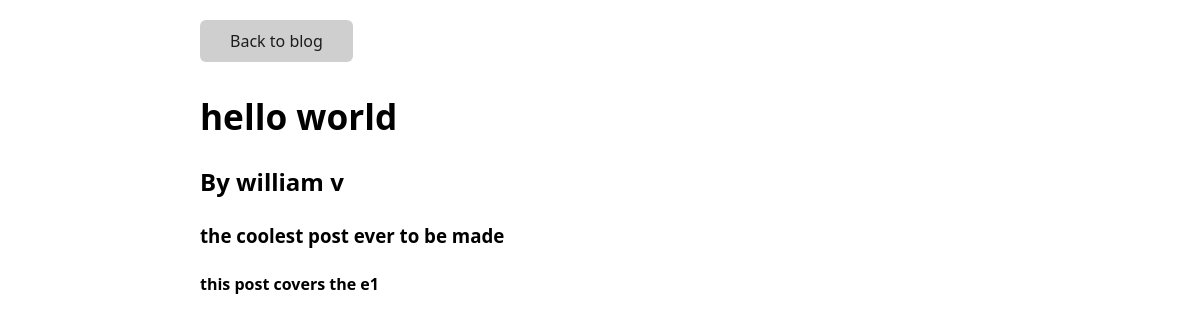
The page /blog/williams-blog/hello-world (signed in) on the database its author committed.
### tables this page shows
CREATE TABLE posts (id INTEGER PRIMARY KEY AUTOINCREMENT, title TEXT NOT NULL, slug TEXT NOT NULL, subtitle TEXT, description TEXT, content TEXT NOT NULL, author INTEGER NOT NULL, blog INTEGER NOT NULL, history TEXT, created_at INTEGER NOT NULL, updated_at INTEGER NOT NULL);

CREATE TABLE users (id INTEGER PRIMARY KEY AUTOINCREMENT, username TEXT KEY, password TEXT NOT NULL, email TEXT NOT NULL, first_name TEXT, last_name TEXT, pfp_url TEXT, created_at INTEGER NOT NULL, updated_at INTEGER NOT NULL);

### __init__.py (the view)
@app.route('/blog/<blog_slug>/<post_slug>')
def view_post(blog_slug, post_slug):
    username = flask.session.get('username')
    blog = blog_table.get(cursor=connection.cursor(), slug=blog_slug)
    blog_user = user_table.get(cursor=connection.cursor(), id=blog[6])
    post = post_table.get(cursor=connection.cursor(), slug=post_slug)
    if post is None:
        return flask.abort(404)
    user = user_table.get(cursor=connection.cursor(), username=username)
    return render_post.build_page(username=username, blog=blog, post=post, user=user, blog_user=blog_user)

### database/blog.py (called while the page is built)
def get(cursor, **kwargs):
    query = "SELECT * FROM blogs WHERE "
    for key, value in kwargs.items():
        query += "{} = '{}' AND ".format(key, value)
    query = query[:-5]
    cursor.execute(query)
    blog = cursor.fetchone()
    return blog

### database/post.py (called while the page is built)
def get(cursor, **kwargs):
    query = "SELECT * FROM posts WHERE "
    for key, value in kwargs.items():
        query += "{} = '{}' AND ".format(key, value)
    query = query[:-5]
    cursor.execute(query)
    post = cursor.fetchone()
    return post

### database/user.py (called while the page is built)
def get(cursor, **kwargs):
    query = "SELECT * FROM users WHERE "
    for key, value in kwargs.items():
        query += "{} = '{}' AND ".format(key, value)
    query = query[:-5]
    cursor.execute(query)
    user = cursor.fetchone()
    return user

### render/post.py (called while the page is built)
def build_page(**kwargs):
    return flask.render_template('post.html', **kwargs)

### templates/post.html (shortened to what this page needs)
<!DOCTYPE html>
<html>
<head>
    <link rel="stylesheet" href="/static/css/page.css">
</head>
<body>
<button onclick="window.location.href='/blog/{{blog[2]}}'">Back to blog</button>
<h1>
    {{ post[1] }}
</h1>
<h2>
    By {{ blog_user[4] }} {{ blog_user[5] }}
</h2>
<h3>
    {{ post[3] }}
</h3>
<h4>
    {{ post[4] }}
</h4>
</body>
</html>

### static/css/page.css (style rules this page uses)
:root { --background-body: #fff; --background: #efefef; --background-alt: #f7f7f7; --selection: #9e9e9e; --text-main: #363636; --text-bright: #000; --text-muted: #70777f; --links: #0076d1; --focus: #0096bfab; --border: #dbdbdb; --code: #000; --animation-duration: 0.1s; --button-base: #d0cfcf; --button-hover: #9b9b9b; --scrollbar-thumb: rgb(170, 170, 170); --scrollbar-thumb-hover: var(--button-hover); --form-placeholder: #949494; --form-text: #1d1d1d; --variable: #39a33c; --highlight: #ff0; }
html { scrollbar-color: rgb(170, 170, 170) #fff; scrollbar-color: var(--scrollbar-thumb) var(--background-body); scrollbar-width: thin; }
body { font-family: system-ui, -apple-system, BlinkMacSystemFont, 'Segoe UI', 'Roboto', 'Oxygen', 'Ubuntu', 'Cantarell', 'Fira Sans', 'Droid Sans', 'Helvetica Neue', 'Segoe UI Emoji', 'Apple Color Emoji', 'Noto Color Emoji', sans-serif; line-height: 1.4; max-width: 800px; margin: 20px auto; padding: 0 10px; word-wrap: break-word; color: #363636; color: var(--text-main); background: #fff; background: var(--background-body); text-rendering: optimizeLegibility; }
button { transition: background-color 0.1s linear, border-color 0.1s linear, color 0.1s linear, box-shadow 0.1s linear, transform 0.1s ease; transition: background-color var(--animation-duration) linear, border-color var(--animation-duration) linear, color var(--animation-duration) linear, box-shadow var(--animation-duration) linear, transform var(--animation-duration) ease; }
h1 { font-size: 2.2em; margin-top: 0; }
h1, h2, h3, h4, h5, h6 { margin-bottom: 12px; margin-top: 24px; }
h1 { color: #000; color: var(--text-bright); }
h2 { color: #000; color: var(--text-bright); }
h3 { color: #000; color: var(--text-bright); }
h4 { color: #000; color: var(--text-bright); }
h1, h2, h3, h4, h5, h6, b, strong, th { font-weight: 600; }
button, select, input[type='submit'], input[type='reset'], input[type='button'], input[type='checkbox'], input[type='range'], input[type='radio'] { cursor: pointer; }
button { color: #1d1d1d; color: var(--form-text); background-color: #efefef; background-color: var(--background); font-family: inherit; font-size: inherit; margin-right: 6px; margin-bottom: 6px; padding: 10px; border: none; border-radius: 6px; outline: none; }
button { background-color: #d0cfcf; background-color: var(--button-base); padding-right: 30px; padding-left: 30px; }
input:not([type='checkbox']):not([type='radio']), input[type='range'], select, button, textarea { -webkit-appearance: none; }
::placeholder { color: #949494; color: var(--form-placeholder); }

### rows shown on the page
posts: title "hello world", subtitle "the coolest post ever to be made", description "this post covers the e1"
users: first_name "william", last_name "v"
